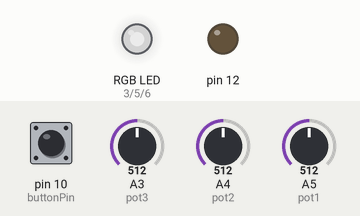
The sketch below on a simulated Arduino Uno, built with avr-gcc and run on an emulated ATmega328P. Shown: an RGB LED mixed from three pins (HIGH = lit), output pins drawn as LEDs (lit = HIGH). The test bench sets the inputs (shaded band); at power-on: pin 10 (buttonPin) HIGH, A3 (pot3) = 512, A4 (pot2) = 512, A5 (pot1) = 512. Dim RGB values are drawn brighter than linear.

Above: at 1.2 s.
1.3 s: pin 10 (buttonPin) pulled LOW for 0.15 s
At 1.45 s:
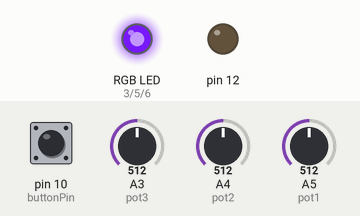
4.3 s: A3 (pot3) set to 306
7.3 s: A4 (pot2) set to 306
9.1 s: A5 (pot1) set to 306
At 9.8 s:
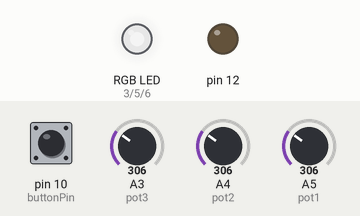
10.6 s: A3 (pot3) set to 122
At 11.2 s:
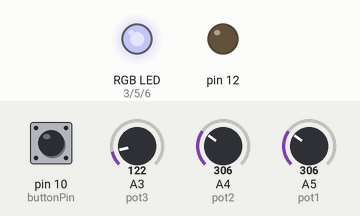
12.1 s: A4 (pot2) set to 122
At 12.5 s:
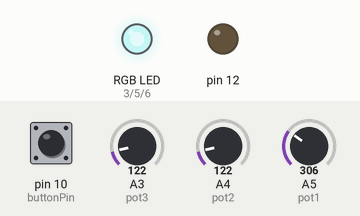
Timing chart, 0 to 14.6 s (numbered marks = the images above; inputs shaded):
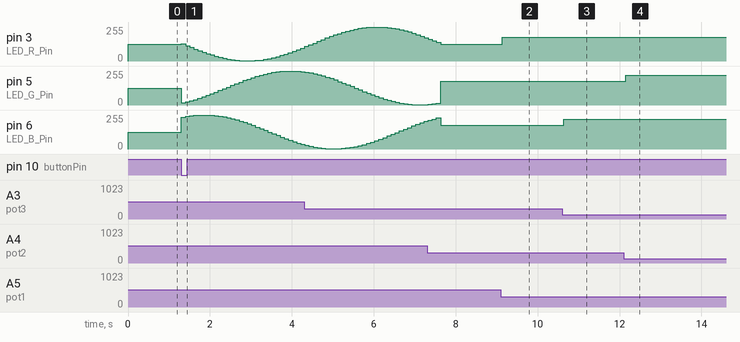

Measured:
- after the input at 1.3 s, pin 3 (LED_R_Pin): 127/255 → 128/255 at once, → 115/255 0.10 s later, → 103/255 0.10 s later, → 90/255 0.10 s later, … (29 changes in this stretch); pin 5 (LED_G_Pin): 127/255 → 18/255 at once, → 24/255 0.10 s later, → 32/255 0.10 s later, → 41/255 0.10 s later, … (28 changes in this stretch)
- after the input at 9.1 s, pin 3 (LED_R_Pin): 127/255 → 179/255 at once
- after the input at 10.6 s, pin 6 (LED_B_Pin): 179/255 → 225/255 at once
- after the input at 12.1 s, pin 5 (LED_G_Pin): 179/255 → 225/255 after 0.05 s

The sketch:

Arduino_LED_RGB_variable_y_espectro.ino
```cpp
// Control LED RGB con tres potenciómetros y espectro de colores con botón

/*Este código combina la funcionalidad para controlar el LED RGB con potenciómetros
y mostrar el espectro de colores cuando se presiona un botón. El programa verifica
continuamente si el botón está presionado. Si lo está, se muestra el espectro de
colores; de lo contrario, el color del LED se controla mediante los potenciómetros.*/


// Descomenta esta línea si estás usando un LED de ánodo común
#define COMMON_ANODE

// Variables globales
int pot1 = A5;
int pot2 = A4;
int pot3 = A3;
int LED_R_Pin = 3;
int LED_G_Pin = 5;
int LED_B_Pin = 6;
int buttonPin = 10;
bool buttonPressed = false;

void setup()
{
  // Configuramos los pines como salida
  pinMode(LED_R_Pin, OUTPUT);
  pinMode(LED_G_Pin, OUTPUT);
  pinMode(LED_B_Pin, OUTPUT);
  // Configuramos el pin del botón como entrada
  pinMode(buttonPin, INPUT_PULLUP);
  pinMode(12, OUTPUT);
  digitalWrite(12, LOW);
}

void setColor(int red, int green, int blue)
{
  // Ajustamos los valores para un LED de ánodo común (si es necesario)
  #ifdef COMMON_ANODE
    red = 255 - red;
    green = 255 - green;
    blue = 255 - blue;
  #endif

  // Configuramos los valores de intensidad para cada LED
  analogWrite(LED_R_Pin, red);
  analogWrite(LED_G_Pin, green);
  analogWrite(LED_B_Pin, blue);
}

void loop()
{
  // Verificamos si el botón está presionado
  if (digitalRead(buttonPin) == LOW) {
    buttonPressed = true;
  } else {
    buttonPressed = false;
  }

  if (buttonPressed) {
    // Mostramos el espectro de colores
    showColorSpectrum();
  } else {
    // Mostramos el color controlado por los potenciómetros
    showColorControlledByPotentiometers();
  }
}

void showColorSpectrum() {
  // Coordenadas polares para generar los colores
  float angle = 0;
  float increment = 0.1;

  // Iteramos a través del espectro de colores
  while (angle < 2 * PI && buttonPressed)
  {
    // Convertimos las coordenadas polares a coordenadas cartesianas
    int red = int((1 + sin(angle)) * 127.5);
    int green = int((1 + sin(angle + 2 * PI / 3)) * 127.5);
    int blue = int((1 + sin(angle + 4 * PI / 3)) * 127.5);

    // Mostramos el color
    setColor(red, green, blue);

    // Añadimos un pequeño retardo para la transición suave
    delay(100);

    // Incrementamos el ángulo para pasar al siguiente color
    angle += increment;
  }
}

void showColorControlledByPotentiometers() {
  // Leemos el valor de los potenciómetros
  //(dividimos entre 4 porque el ADC es de 10 bits
  // y necesitamos un número de 8 bits)
  int IntenR = analogRead(pot1) / 4;
  int IntenG = analogRead(pot2) / 4;
  int IntenB = analogRead(pot3) / 4;

  // Mostramos el color controlado por los potenciómetros
  setColor(IntenR, IntenG, IntenB);

  // Pequeño retraso para estabilidad
  delay(100);
}
```
